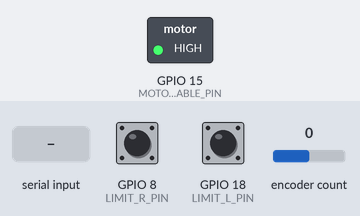
A program run on a simulated ESP32-S3. Shown: switched loads named in the program (green lamp = pin HIGH). The test bench sets the inputs (shaded band); at power-on: GPIO 8 (LIMIT_R_PIN) HIGH, GPIO 18 (LIMIT_L_PIN) HIGH, encoder count 0. What the program prints to the serial monitor is not drawn.

Above: at 1.2 s.
1.3 s: "sense}" received over Serial
3.8 s: "1}" received over Serial
Timing chart, 0 to 6.8 s (numbered marks = the images above; inputs shaded):
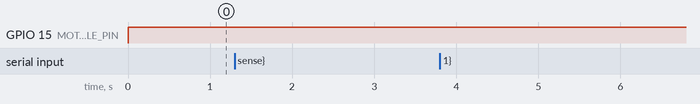

Measured:
- after the input at 1.3 s, every drawn part: stays the same
- after the input at 3.8 s, every drawn part: stays the same

The program:

main.cpp
```cpp
#include "Arduino.h"
#include <ArduinoJson.h>
#include <AccelStepper.h>
#include <ESP32Encoder.h>
#include "freertos/task.h"
#include "freertos/semphr.h"
#include "limit.h"
#include "config.h"

#define RESET_BIT	    BIT0
#define RESET_CLEAR_BIT	BIT1

struct PendulumState {
    int current_position = 0;
    float speed = 0;
    float theta = 0;
    float velocity = 0;
    float angular_velocity = 0;
    bool limitL = false;
    bool limitR = false;
    bool enabled = true;
    bool resetting = false;
    int extent = 0;
};

// Shared data protection
SemaphoreHandle_t dataMutex = xSemaphoreCreateMutex();

// Global state of the system
PendulumState motorState;

void DEBUG(const char* message, ...) {
    va_list args;
    va_start(args, message);
    char buffer[SERIAL_BUFFER_SIZE];
    vsnprintf(buffer, SERIAL_BUFFER_SIZE, message, args);
    va_end(args);
    Serial.print("DEBUG: ");
    Serial.println(buffer);
}

EventGroupHandle_t resetEventGroup = xEventGroupCreate();

void communicate(void* parameters) {
    JsonDocument request;
    char buffer[SERIAL_BUFFER_SIZE];

    for (;;) {
        if (Serial.available()) {
            size_t len = Serial.readBytesUntil('\n', buffer, SERIAL_BUFFER_SIZE - 1);
            buffer[len] = '\0';

            DeserializationError error = deserializeJson(request, buffer);
            if (error) {
                DEBUG("Failed to parse JSON: %s", error.c_str());
                continue;
            }

            int id = request["id"];
            String command = String((const char*)request["command"]);
            JsonDocument response;
            response["id"] = id;
            response["status"] = "OK";

            if (command == "sense") {
                response["current_position"] = motorState.current_position;
                response["velocity"] = motorState.velocity;
                response["theta"] = motorState.theta;
                response["angular_velocity"] = motorState.angular_velocity;
                response["limitL"] = motorState.limitL;
                response["limitR"] = motorState.limitR;
                response["speed"] = motorState.speed;
                response["enabled"] = motorState.enabled;
                response["resetting"] = motorState.resetting;
                response["extent"] = motorState.extent;
            }
            else if (command == "move") {
                float speed = request["params"]["speed"].as<float>();

                if (motorState.enabled && !motorState.resetting) {
                    motorState.speed = (VELOCITY_FILTER_ALPHA * speed * MAX_SPEED) +
                    (1 - VELOCITY_FILTER_ALPHA) * motorState.speed;
                }
                response["speed"] = motorState.speed;
            }
            else if (command == "reset") {
                motorState.resetting = true;
                xEventGroupSetBits(resetEventGroup, RESET_BIT);
            }
            else {
                response["status"] = "ERROR";
                response["message"] = "Invalid request type";
            }

            serializeJson(response, Serial);
            Serial.println();
        }

        vTaskDelay(pdMS_TO_TICKS(1));
    }
}

void monitor(void* parameters) {
    ESP32Encoder encoder;
    encoder.attachFullQuad(ENCODER_PIN_A, ENCODER_PIN_B);
    LimitSwitch limitL(LIMIT_L_PIN);
    LimitSwitch limitR(LIMIT_R_PIN);

    float filtered_angular_velocity = 0;
    float filtered_velocity = 0;
    int32_t lastPosition = 0;
    int32_t lastTheta = 0;

    int64_t lastTime = esp_timer_get_time();

    for (;;) {
        bool limitStateL = limitL.triggered();
        bool limitStateR = limitR.triggered();

        motorState.limitL = limitStateL;
        motorState.limitR = limitStateR;

        // Update position and velocities
        int64_t now = esp_timer_get_time();
        float dt = (now - lastTime) / 1e6;
        lastTime = now;

        int32_t encoderCount = encoder.getCount();
        float newTheta = (encoderCount * ENCODER_TO_RAD) + PI;

        long currentPosition = motorState.current_position;


        if (dt > 0) {
            float angular_velocity = (newTheta - motorState.theta) / dt;
            filtered_angular_velocity = VELOCITY_FILTER_ALPHA * angular_velocity +
                (1 - VELOCITY_FILTER_ALPHA) * filtered_angular_velocity;

            float velocity = (currentPosition - lastPosition) / dt;
            filtered_velocity = VELOCITY_FILTER_ALPHA * velocity +
                (1 - VELOCITY_FILTER_ALPHA) * filtered_velocity;
        }

        lastTheta = newTheta;
        lastPosition = currentPosition;

        motorState.theta = newTheta;
        motorState.angular_velocity = filtered_angular_velocity;
        motorState.velocity = filtered_velocity;

        vTaskDelay(pdMS_TO_TICKS(1));
    }
}

void act(void* parameters) {
    AccelStepper stepper(AccelStepper::DRIVER, STEP_PIN, DIR_PIN);
    stepper.setMaxSpeed(MAX_SPEED);
    stepper.setAcceleration(MAX_ACCEL);
    // stepper.setPinsInverted(false, false, true);
    // stepper.enableOutputs();
    pinMode(MOTOR_ENABLE_PIN, OUTPUT);
    digitalWrite(MOTOR_ENABLE_PIN, HIGH);

    for (;;) {
        bool enabled = motorState.enabled;
        float speed = motorState.speed;
        bool limitStateL = motorState.limitL;
        bool limitStateR = motorState.limitR;

        if (limitStateL || limitStateR) {
            digitalWrite(MOTOR_ENABLE_PIN, HIGH);
            motorState.enabled = false;
        }

        if (xEventGroupGetBits(resetEventGroup) & RESET_BIT) {
            motorState.enabled = false;
            stepper.setSpeed(SAFE_SPEED/2);
            digitalWrite(MOTOR_ENABLE_PIN, HIGH);
            while (!limitStateR) {
                stepper.runSpeed();
                limitStateR = motorState.limitR;
                vTaskDelay(pdMS_TO_TICKS(0.01));
            }

            digitalWrite(MOTOR_ENABLE_PIN, HIGH);
            long rightPosition = stepper.currentPosition();
            stepper.setCurrentPosition(rightPosition);
            digitalWrite(MOTOR_ENABLE_PIN, HIGH);
            stepper.setSpeed(-SAFE_SPEED/2);
            while (!limitStateL) {
                stepper.runSpeed();
                limitStateL = motorState.limitL;
                vTaskDelay(pdMS_TO_TICKS(0.01));
            }

            digitalWrite(MOTOR_ENABLE_PIN, HIGH);
            long leftPosition = stepper.currentPosition();
            stepper.setCurrentPosition(leftPosition);


            long center = (rightPosition + leftPosition) / 2;
            digitalWrite(MOTOR_ENABLE_PIN, HIGH);
            stepper.moveTo(center);
            stepper.runToPosition();
            stepper.setCurrentPosition(0);

            motorState.current_position = 0;
            motorState.speed = 0;
            motorState.enabled = true;
            motorState.resetting = false;
            motorState.extent = abs(center - leftPosition);
            xEventGroupClearBits(resetEventGroup, RESET_BIT);
            stepper.setSpeed(0);
            continue;
        }

        if (enabled) {
            stepper.setSpeed(speed);
            stepper.run();
            motorState.current_position = (int)stepper.currentPosition();
        }

        vTaskDelay(pdMS_TO_TICKS(0.1));
    }
}

void setup() {
    Serial.begin(115200);

    xTaskCreatePinnedToCore(communicate, "Communicate", TASK_STACK_SIZE, NULL,
        TASK_PRIORITY_COMMUNICATE, NULL, 1);
    xTaskCreatePinnedToCore(monitor, "Monitor", TASK_STACK_SIZE, NULL,
        TASK_PRIORITY_MONITOR, NULL, 1);
    xTaskCreatePinnedToCore(act, "Act", TASK_STACK_SIZE, NULL,
        TASK_PRIORITY_ACT, NULL, 0);

    disableCore0WDT();
}

void loop() {
    vTaskDelete(NULL);
}
```

json.cpp
```cpp
#include <Arduino.h>
#include "ArduinoJson.h"

uint8_t recv_index = 0x12;
uint8_t send_index = 0x34;

void setup() {
    Serial.begin(115200);


}

void loop() {
  while (Serial.available()) {
    char buffer[100];
    Serial.readBytesUntil('}', buffer, 100);
    StaticJsonDocument<100> input;
    deserializeJson(input, buffer);
    int key = input["key"];
    key *= 10;
    input["key"] = key;

    serializeJson(input, Serial);
  }
}

// x954
```

config.h
```cpp
// config.h
#ifndef CONFIG_H
#define CONFIG_H

// Pin Definitions
#define MOTOR_ENABLE_PIN     15
#define STEP_PIN            5
#define DIR_PIN             4
#define ENCODER_PIN_A       16
#define ENCODER_PIN_B       17
#define LIMIT_L_PIN         18
#define LIMIT_R_PIN         8

#define MICROSTEPS          1600
#define MAX_SPEED           (2000)
#define MAX_ACCEL          (10000)
#define SAFE_SPEED         1000

// Task Configuration
#define TASK_STACK_SIZE    4096
#define TASK_PRIORITY_COMMUNICATE 3
#define TASK_PRIORITY_MONITOR    4
#define TASK_PRIORITY_ACT        5

// Communication Configuration
#define SERIAL_BUFFER_SIZE  256

// Encoder Configuration
#define ENCODER_STEPS_PER_REV 2400
#define ENCODER_TO_RAD     (2 * PI / ENCODER_STEPS_PER_REV)

// Filter Configuration
#define VELOCITY_FILTER_ALPHA 0.2f

// Network Configuration
extern const char* WIFI_SSID;
extern const char* WIFI_PASSWORD;

#endif // CONFIG_H
```

config.cpp
```cpp
// config.cpp
#include "config.h"
```
